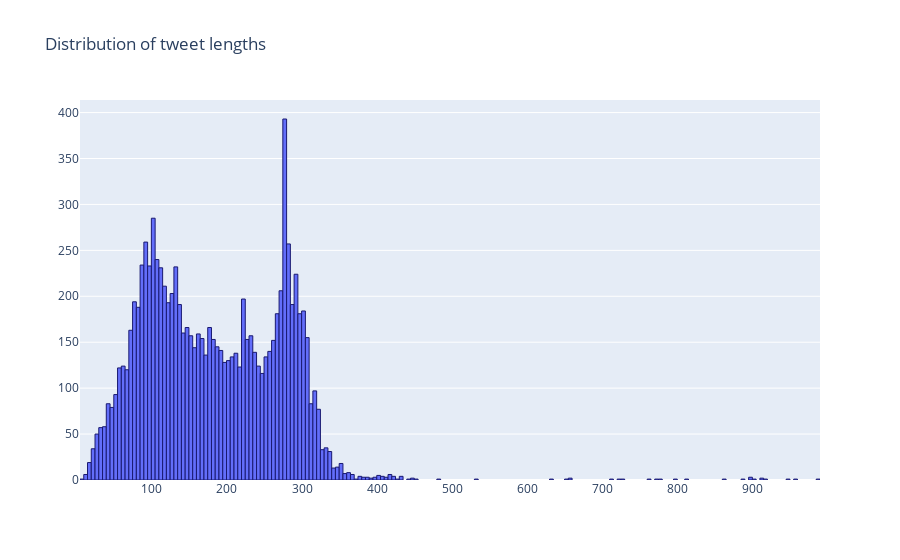

This figure's notebook cell:
### Code cell
x = data.Length.values


fig = go.Figure(data=[go.Histogram(x=x,
                                   marker_line_width=1, 
                                   marker_line_color="midnightblue", 
                                   xbins_size = 5)])

fig.update_layout(title_text='Distribution of tweet lengths')
fig.show()

### Figure 1 — Plotly figure (JSON) as saved in the notebook; plotly's stock layout.template omitted (floating-point values rounded to 4 significant figures; data arrays with more than 128 entries replaced by an {"elided": "..."} marker saying what was removed)
{"data": [{"marker": {"line": {"color": "midnightblue", "width": 1}}, "type": "histogram", "x": {"elided": "10016 int values"}, "xbins": {"size": 5}}], "layout": {"title": {"text": "Distribution of tweet lengths"}}}
